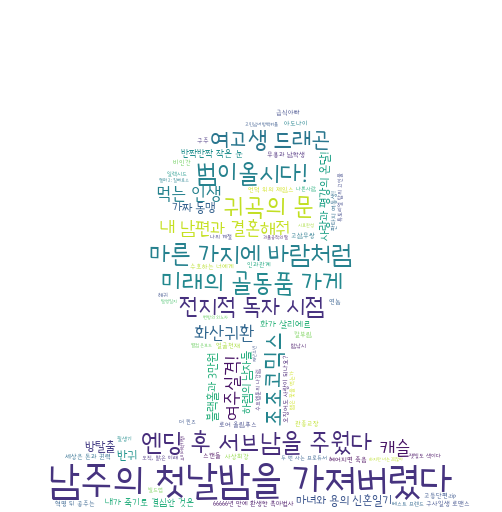

Write the Python code that produced this figure.
from wordcloud import WordCloud
import matplotlib.pyplot as plt
from PIL import Image
import numpy as np
import json

with open('webtoons.json', encoding='utf-8') as file:
    webtoons = json.load(file)

res = dict()
for webtoon in webtoons['webtoons']:
    res[webtoon['title']] = int(float(webtoon['star']) * 100)

masking_img = np.array(Image.open('kakao.png'))
cloud = WordCloud(font_path='Goyang.ttf', max_font_size=40, mask=masking_img, background_color='white').fit_words(res)

cloud.to_file('cloud02.png')

plt.imshow(cloud, interpolation='bilinear')
plt.axis('off')
plt.show()
